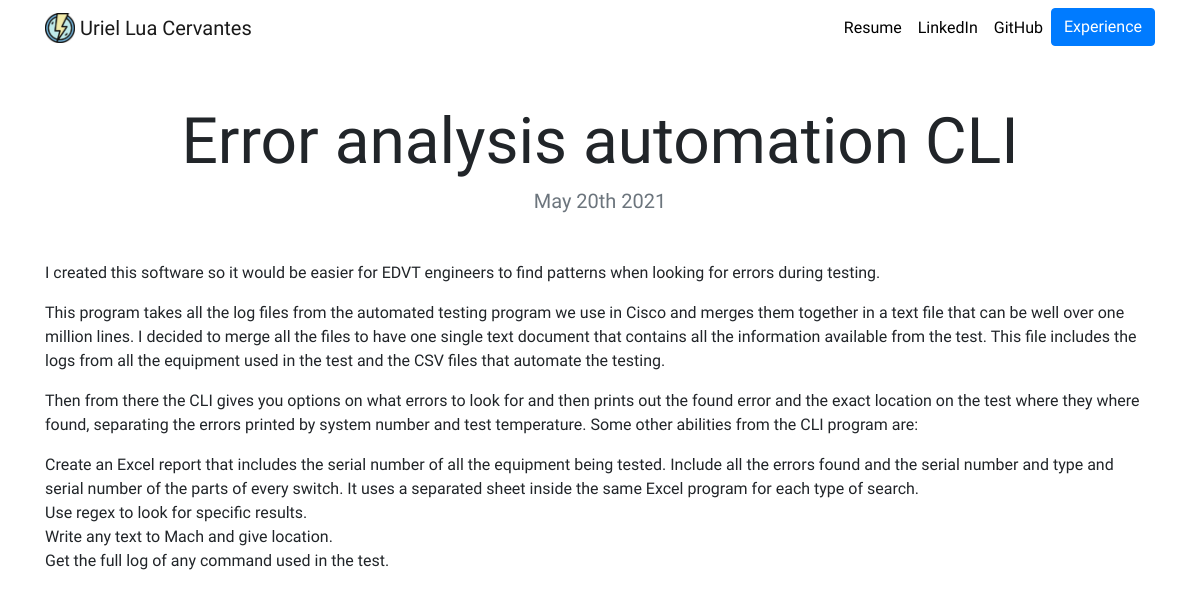
The page /blog/6/ on the database its author committed.
### blog/models.py (models this page shows, shortened)
class Blog(models.Model):
    title = models.CharField(max_length=100)
    description = models.TextField()
    date = models.DateField()

### blog/views.py (the view)
# urls.py: path('<int:blog_id>/', views.detail, name='detail')
def detail(request, blog_id):
    blog = get_object_or_404(Blog, pk=blog_id)
    return render(request, 'blog/detail.html',{'blog':blog})

### blog/templates/blog/detail.html
{% extends "portfolio/base.html" %}
{% load static %}
{% block content %}
<h1 class="text-center mt-5" id="blogdetailtitle">{{ blog.title }}</h1>
<h5 class="text-center text-muted mb-5">{{ blog.date|date:'F jS Y' }}</h5>
{{ blog.description|safe }}
{% endblock %}

### portfolio/static/portfolio/custom.css (style rules this page uses)
body { font-family: 'KoHo', sans-serif; }
@media (min-width: 992px) { #blogdetailtitle { font-size: 4rem; } }

### rows shown on the page
Blog: title "Error analysis automation CLI", date "May 20th 2021", description "I created this software so it would be easier for EDVT engineers to find patterns when looking for errors during testing. This program takes all the log files from the automated testing program we use in Cisco and merges them together in a text file that can be well over one million lines. I decided to merge all the files to have one single text document that contains all the information available from the test. This file includes the logs from all the equipment used in the test and the CSV files that automate the testing. Then from there the CLI gives you options on what errors to look for and then prints out the found error and the exact location on the test where they where found,…"
